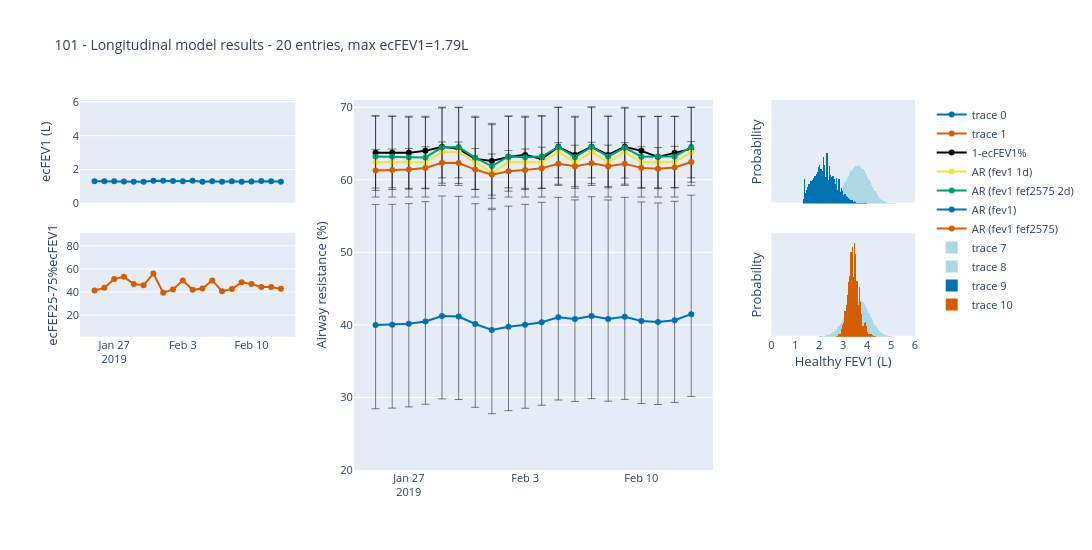

Source (notebook cell):
### Markdown cell above
### Viz to compare all models

### Code cell
def plot_for_ID(df_for_ID):
    df_for_ID.reset_index(drop=True, inplace=True)
    if df_for_ID.shape[0] < 20:
        return
    id, age, sex, height, max_ecfev1 = df_for_ID.iloc[0][
        ["ID", "Age", "Sex", "Height", "max ecFEV1"]
    ]
    (
        _,
        _,
        HFEV1,
        _,
        _,
        AR,
        _,
        _,
    ) = mb.fev1_fef2575_long_model_noise_shared_healthy_vars_and_temporal_ar(
        height,
        age,
        sex,
        ar_change_cpt_suffix="_shape_factor_single_laplace_1.6",
        ecfev1_noise_model_suffix="_std_add_mult_ecfev1",
        fef2575_cpt_suffix="",
        light=False,
    )

    def calc_ar_errors(df, ar_col="AR"):
        # mask = df["AR (fev1 fef2575)"].notna()
        df[f"{ar_col}_median"] = df[ar_col].apply(
            lambda x: AR.get_val_at_quantile(x, 0.5)
        )
        df[f"{ar_col}_err_low"] = df[ar_col].apply(
            lambda x: AR.get_val_at_quantile(x, 0.16) - AR.get_val_at_quantile(x, 0.5)
        )
        df[f"{ar_col}_err_high"] = df[ar_col].apply(
            lambda x: AR.get_val_at_quantile(x, 0.5) - AR.get_val_at_quantile(x, 0.84)
        )
        return df

    df_for_ID = calc_ar_errors(df_for_ID, ar_col="AR (fev1 fef2575)")
    df_for_ID = calc_ar_errors(df_for_ID, ar_col="AR (fev1)")
    df_for_ID = calc_ar_errors(df_for_ID, ar_col="AR (fev1 1d)")
    df_for_ID = calc_ar_errors(df_for_ID, ar_col="AR (fev1 fef2575 2d)")

    scatter = {"type": "scatter", "rowspan": 1, "colspan": 1}
    hist = {"type": "histogram", "rowspan": 1, "colspan": 1}
    ar_post = {"type": "bar", "rowspan": 3, "colspan": 1}

    viz_layout = [
        [scatter, ar_post, hist],
        [scatter, None, hist],
        [None, None, None],
    ]

    fig = make_subplots(
        rows=np.shape(viz_layout)[0],
        cols=np.shape(viz_layout)[1],
        specs=viz_layout,
        vertical_spacing=0.08,
        horizontal_spacing=0.07,
        shared_xaxes=True,
        column_widths=[0.3, 0.5, 0.2],
    )

    col = "(fev1 fef2575)"

    # Add ecFEV1
    fig.add_trace(
        go.Scatter(
            y=df_for_ID["ecFEV1"],
            x=df_for_ID["Date Recorded"],
            mode="lines+markers",
        ),
        row=1,
        col=1,
    )
    fig.update_yaxes(
        title="ecFEV1 (L)",
        row=1,
        col=1,
        range=[0, np.nanmax(df.ecFEV1) * 1.02],
        # range=[np.nanmin(df.ecFEV1) * 0.98, np.nanmax(df.ecFEV1) * 1.02],
        title_standoff=19,
    )

    # Add ecFEF2575%ecFEV1
    fig.add_trace(
        go.Scatter(
            y=df_for_ID["ecFEF2575%ecFEV1"],
            x=df_for_ID["Date Recorded"],
            mode="lines+markers",
        ),
        row=2,
        col=1,
    )
    fef2575_min = np.nanmin(df_for_ID["ecFEF2575%ecFEV1"]) * 0.98
    fef2575_max = np.nanmax(df_for_ID["ecFEF2575%ecFEV1"]) * 0.98
    fef2575_mid = fef2575_max - (fef2575_max - fef2575_min) / 2
    fef2575_up = fef2575_mid + 45
    fef2575_low = fef2575_mid - 45
    fef2575_min = int(np.floor(min(fef2575_min, fef2575_low)))
    fef2575_max = int(np.floor(max(fef2575_max, fef2575_up)))
    # print(f"fef2575=[{fef2575_min}, {fef2575_max}], conservative_fef2575=[{fef2575_low}, {fef2575_up}]")
    fig.update_yaxes(
        title="ecFEF25-75%ecFEV1",
        # title="ecFEF2575<br>% ecFEV1",
        row=2,
        col=1,
        range=[
            fef2575_min,
            # 30,
            fef2575_max,
            # 120,
        ],
        title_standoff=5,
    )
    # print(f"range={fef2575_min}, {fef2575_max}")
    fig.data[-2].marker.color = "#0072b2"
    fig.data[-1].marker.color = "#d55e00"

    # ADD AIRWAY RESISTANCE
    def add_ar_trace(fig, df_for_ID, ar_col, row, col):
        fig.add_trace(
            go.Scatter(
                x=df_for_ID["Date Recorded"],
                y=df_for_ID[f"AR {ar_col}_median"],
                mode="markers+lines",
                error_y=dict(
                    type="data",
                    symmetric=False,
                    array=df_for_ID[f"AR {ar_col}_err_high"],
                    arrayminus=df_for_ID[f"AR {ar_col}_err_low"],
                    thickness=0.5,
                    width=4,
                    color="black",
                ),
                name=f"AR {ar_col}",
                marker=dict(color="#0072b2" if ar_col == "(fev1)" else "#d55e00"),
                # marker=dict(size=8, color="steelblue", line=dict(width=0.5, color="black")),
            ),
            row=row,
            col=col,
        )

    # ADD AIRWAY RESISTANCE against 2 days model, against ecFEV1%
    fig.add_trace(
        go.Scatter(
            x=df_for_ID["Date Recorded"],
            y=(100 - df_for_ID["ecFEV1 % Predicted"]).apply(lambda x: max(x, 0)),
            mode="markers+lines",
            name="1-ecFEV1%",
        ),
        row=1,
        col=2,
    )
    add_ar_trace(fig, df_for_ID, "(fev1 1d)", 1, 2)
    add_ar_trace(fig, df_for_ID, "(fev1 fef2575 2d)", 1, 2)
    add_ar_trace(fig, df_for_ID, "(fev1)", 1, 2)
    add_ar_trace(fig, df_for_ID, "(fev1 fef2575)", 1, 2)
    fig.data[-5].marker.color = "black"
    fig.data[-4].marker.color = "#f0e442"
    fig.data[-3].marker.color = "#009e73"
    fig.data[-2].marker.color = "#0072b2"
    fig.data[-1].marker.color = "#d55e00"
    range_min = np.min(
        list(
            chain.from_iterable(
                [
                    (100 - df_for_ID["ecFEV1 % Predicted"]).apply(lambda x: max(x, 0)),
                    df_for_ID["AR (fev1)_median"] + df_for_ID[f"AR (fev1)_err_low"],
                    df_for_ID["AR (fev1 1d)_median"]
                    + df_for_ID[f"AR (fev1 1d)_err_low"],
                    df_for_ID["AR (fev1 fef2575)_median"]
                    + df_for_ID[f"AR (fev1 fef2575)_err_low"],
                    df_for_ID["AR (fev1 fef2575 2d)_median"]
                    + df_for_ID[f"AR (fev1 fef2575 2d)_err_low"],
                ]
            )
        )
    )
    range_max = np.max(
        list(
            chain.from_iterable(
                [
                    (100 - df_for_ID["ecFEV1 % Predicted"]).apply(lambda x: max(x, 0)),
                    df_for_ID["AR (fev1)_median"] - df_for_ID[f"AR (fev1)_err_high"],
                    df_for_ID["AR (fev1 1d)_median"]
                    - df_for_ID[f"AR (fev1 1d)_err_high"],
                    df_for_ID["AR (fev1 fef2575)_median"]
                    - df_for_ID[f"AR (fev1 fef2575)_err_high"],
                    df_for_ID["AR (fev1 fef2575 2d)_median"]
                    - df_for_ID[f"AR (fev1 fef2575 2d)_err_high"],
                ]
            )
        )
    )
    range_mid = range_max - np.round((range_max - range_min) / 2)
    range_up = range_mid + 25
    range_low = range_mid - 25
    # print(f"range=[{range_min}, {range_max}], conservative_range=[{range_low}, {range_up}]")
    range_min = int(np.floor(min(range_min, range_low)))
    range_max = int(np.ceil(max(range_max, range_up)))
    # print(range_min, range_max)
    fig.update_yaxes(
        row=1,
        col=2,
        range=[range_min, range_max],
        title_text=AR.name,
        tickmode="array",
        tickvals=np.linspace(AR.a, AR.b, 10),
        title_standoff=10,
    )

    # ADD HFEV1
    ih.plot_histogram(
        fig, HFEV1, HFEV1.cpt, 0, HFEV1.b, 1, 3, annot=False, colour="lightblue"
    )
    ih.plot_histogram(
        fig, HFEV1, HFEV1.cpt, 0, HFEV1.b, 2, 3, annot=False, colour="lightblue"
    )

    ar_cols = ["(fev1)", "(fev1 fef2575)"]
    ih.plot_histogram(
        fig,
        HFEV1,
        df_for_ID[f"HFEV1 {ar_cols[0]}"][0],
        0,
        HFEV1.b,
        1,
        3,
        annot=False,
        opacity=1,
    )
    ih.plot_histogram(
        fig,
        HFEV1,
        df_for_ID[f"HFEV1 {ar_cols[1]}"][0],
        0,
        HFEV1.b,
        2,
        3,
        annot=False,
        opacity=1,
    )

    # Change last  traces colours
    fig.data[-2].marker.color = "#0072b2"
    fig.data[-1].marker.color = "#d55e00"

    p_max = max(
        df_for_ID[f"HFEV1 {ar_cols[0]}"][0].max(),
        df_for_ID[f"HFEV1 {ar_cols[1]}"][0].max(),
    )
    fig.update_yaxes(
        title_text="Probability",
        range=[0, p_max * 1.1],
        title_standoff=5,
        row=1,
        col=3,
        showticklabels=False,
        showgrid=False,
    )
    fig.update_yaxes(
        title_text="Probability",
        range=[0, p_max * 1.1],
        row=2,
        col=3,
        title_standoff=5,
        showticklabels=False,
        showgrid=False,
    )
    fig.update_xaxes(
        row=2,
        col=3,
        tickmode="array",
        tickvals=np.arange(7),
        ticktext=[str(i) for i in range(7)],
        title_text=HFEV1.name,
        title_standoff=5,
    )

    fig.update_xaxes(
        # showticklabels=False,
        showgrid=False,
    )
    # fig.update_yaxes(
    #     # showticklabels=False,
    #     showgrid=False,
    # )

    title = f"{id} - Longitudinal model results - {len(df_for_ID)} entries, max ecFEV1={max_ecfev1}L"
    fig.update_layout(
        font=dict(size=11),
        height=550,
        width=1200,
        title=title,
        title_font_size=14,
        showlegend=True,
        barmode="overlay",
    )

    fig.show()
    # fig.write_image(
    #     f"{dh.get_path_to_main()}/PlotsBreathe/Long model short term/{title}.pdf"
    # )


plot_for_ID(df_agg[df_agg.ID == "101"][0:20])

### Figure 1 — Plotly figure (JSON) as saved in the notebook; plotly's stock layout.template omitted (floating-point values rounded to 4 significant figures)
{"data": [{"marker": {"color": "#0072b2"}, "mode": "lines+markers", "type": "scatter", "x": ["2019-01-25", "2019-01-26", "2019-01-27", "2019-01-28", "2019-01-29", "2019-01-30", "2019-01-31", "2019-02-01", "2019-02-02", "2019-02-03", "2019-02-04", "2019-02-05", "2019-02-06", "2019-02-07", "2019-02-08", "2019-02-09", "2019-02-10", "2019-02-11", "2019-02-12", "2019-02-13"], "xaxis": "x", "y": [1.31, 1.31, 1.31, 1.3, 1.28, 1.29, 1.34, 1.35, 1.33, 1.32, 1.34, 1.28, 1.32, 1.28, 1.32, 1.28, 1.3, 1.33, 1.31, 1.29], "yaxis": "y"}, {"marker": {"color": "#d55e00"}, "mode": "lines+markers", "type": "scatter", "x": ["2019-01-25", "2019-01-26", "2019-01-27", "2019-01-28", "2019-01-29", "2019-01-30", "2019-01-31", "2019-02-01", "2019-02-02", "2019-02-03", "2019-02-04", "2019-02-05", "2019-02-06", "2019-02-07", "2019-02-08", "2019-02-09", "2019-02-10", "2019-02-11", "2019-02-12", "2019-02-13"], "xaxis": "x4", "y": [41.22, 43.51, 51.15, 53.08, 46.87, 45.74, 55.97, 39.26, 42.11, 50, 41.79, 42.97, 50, 40.62, 42.42, 48.44, 46.92, 44.36, 44.27, 42.64], "yaxis": "y4"}, {"marker": {"color": "black"}, "mode": "markers+lines", "name": "1-ecFEV1%", "type": "scatter", "x": ["2019-01-25", "2019-01-26", "2019-01-27", "2019-01-28", "2019-01-29", "2019-01-30", "2019-01-31", "2019-02-01", "2019-02-02", "2019-02-03", "2019-02-04", "2019-02-05", "2019-02-06", "2019-02-07", "2019-02-08", "2019-02-09", "2019-02-10", "2019-02-11", "2019-02-12", "2019-02-13"], "xaxis": "x2", "y": [63.71, 63.71, 63.71, 63.99, 64.54, 64.27, 62.88, 62.6, 63.16, 63.44, 62.88, 64.54, 63.44, 64.54, 63.44, 64.54, 63.99, 63.16, 63.71, 64.27], "yaxis": "y2"}, {"error_y": {"array": [-4.785, -4.785, -4.785, -4.785, -4.598, -4.598, -4.785, -4.897, -4.785, -4.785, -4.785, -4.598, -4.785, -4.598, -4.785, -4.598, -4.785, -4.785, -4.785, -4.598], "arrayminus": [-6.358, -6.358, -6.358, -6.358, -6.171, -6.171, -6.358, -6.619, -6.358, -6.358, -6.358, -6.171, -6.358, -6.171, -6.358, -6.171, -6.358, -6.358, -6.358, -6.171], "color": "black", "symmetric": false, "thickness": 0.5, "type": "data", "width": 4}, "marker": {"color": "#f0e442"}, "mode": "markers+lines", "name": "AR (fev1 1d)", "type": "scatter", "x": ["2019-01-25", "2019-01-26", "2019-01-27", "2019-01-28", "2019-01-29", "2019-01-30", "2019-01-31", "2019-02-01", "2019-02-02", "2019-02-03", "2019-02-04", "2019-02-05", "2019-02-06", "2019-02-07", "2019-02-08", "2019-02-09", "2019-02-10", "2019-02-11", "2019-02-12", "2019-02-13"], "xaxis": "x2", "y": [62.41, 62.41, 62.41, 62.41, 63.83, 63.83, 62.41, 60.98, 62.41, 62.41, 62.41, 63.83, 62.41, 63.83, 62.41, 63.83, 62.41, 62.41, 62.41, 63.83], "yaxis": "y2"}, {"error_y": {"array": [-4.343, -4.318, -4.298, -4.311, -4.215, -4.228, -4.332, -4.44, -4.318, -4.298, -4.343, -4.247, -4.298, -4.272, -4.318, -4.206, -4.293, -4.302, -4.302, -4.247], "arrayminus": [-5.634, -5.566, -5.497, -5.527, -5.423, -5.436, -5.573, -5.886, -5.566, -5.497, -5.634, -5.465, -5.497, -5.509, -5.566, -5.422, -5.492, -5.519, -5.519, -5.465], "color": "black", "symmetric": false, "thickness": 0.5, "type": "data", "width": 4}, "marker": {"color": "#009e73"}, "mode": "markers+lines", "name": "AR (fev1 fef2575 2d)", "type": "scatter", "x": ["2019-01-25", "2019-01-26", "2019-01-27", "2019-01-28", "2019-01-29", "2019-01-30", "2019-01-31", "2019-02-01", "2019-02-02", "2019-02-03", "2019-02-04", "2019-02-05", "2019-02-06", "2019-02-07", "2019-02-08", "2019-02-09", "2019-02-10", "2019-02-11", "2019-02-12", "2019-02-13"], "xaxis": "x2", "y": [63.21, 63.21, 63.12, 63.08, 64.48, 64.51, 63.02, 61.9, 63.21, 63.12, 63.21, 64.53, 63.12, 64.55, 63.21, 64.45, 63.19, 63.2, 63.2, 64.53], "yaxis": "y2"}, {"error_y": {"array": [-11.54, -11.51, -11.47, -11.41, -11.42, -11.44, -11.49, -11.53, -11.56, -11.51, -11.44, -11.41, -11.35, -11.37, -11.34, -11.39, -11.37, -11.38, -11.34, -11.34], "arrayminus": [-16.61, -16.58, -16.55, -16.51, -16.55, -16.57, -16.57, -16.59, -16.63, -16.59, -16.53, -16.51, -16.43, -16.44, -16.4, -16.45, -16.41, -16.4, -16.39, -16.4], "color": "black", "symmetric": false, "thickness": 0.5, "type": "data", "width": 4}, "marker": {"color": "#0072b2"}, "mode": "markers+lines", "name": "AR (fev1)", "type": "scatter", "x": ["2019-01-25", "2019-01-26", "2019-01-27", "2019-01-28", "2019-01-29", "2019-01-30", "2019-01-31", "2019-02-01", "2019-02-02", "2019-02-03", "2019-02-04", "2019-02-05", "2019-02-06", "2019-02-07", "2019-02-08", "2019-02-09", "2019-02-10", "2019-02-11", "2019-02-12", "2019-02-13"], "xaxis": "x2", "y": [39.98, 40.04, 40.17, 40.48, 41.23, 41.15, 40.13, 39.29, 39.74, 40.02, 40.37, 41.06, 40.8, 41.22, 40.82, 41.12, 40.53, 40.41, 40.65, 41.48], "yaxis": "y2"}, {"error_y": {"array": [-2.739, -2.706, -2.724, -2.784, -2.808, -2.817, -2.744, -2.83, -2.733, -2.706, -2.783, -2.821, -2.801, -2.809, -2.802, -2.814, -2.779, -2.752, -2.792, -2.792], "arrayminus": [-2.914, -2.889, -2.893, -2.91, -2.873, -2.895, -2.904, -2.837, -2.866, -2.89, -2.913, -2.914, -2.914, -2.891, -2.916, -2.9, -2.906, -2.898, -2.91, -2.828], "color": "black", "symmetric": false, "thickness": 0.5, "type": "data", "width": 4}, "marker": {"color": "#d55e00"}, "mode": "markers+lines", "name": "AR (fev1 fef2575)", "type": "scatter", "x": ["2019-01-25", "2019-01-26", "2019-01-27", "2019-01-28", "2019-01-29", "2019-01-30", "2019-01-31", "2019-02-01", "2019-02-02", "2019-02-03", "2019-02-04", "2019-02-05", "2019-02-06", "2019-02-07", "2019-02-08", "2019-02-09", "2019-02-10", "2019-02-11", "2019-02-12", "2019-02-13"], "xaxis": "x2", "y": [61.28, 61.35, 61.43, 61.64, 62.35, 62.31, 61.41, 60.72, 61.17, 61.36, 61.58, 62.21, 61.85, 62.28, 61.86, 62.22, 61.64, 61.54, 61.71, 62.45], "yaxis": "y2"}, {"histfunc": "sum", "marker": {"color": "lightblue"}, "opacity": 1, "type": "histogram", "x": [1, 1.05, 1.1, 1.15, 1.2, 1.25, 1.3, 1.35, 1.4, 1.45, 1.5, 1.55, 1.6, 1.65, 1.7, 1.75, 1.8, 1.85, 1.9, 1.95, 2.0, 2.05, 2.1, 2.15, 2.2, 2.25, 2.3, 2.35, 2.4, 2.45, 2.5, 2.55, 2.6, 2.65, 2.7, 2.75, 2.8, 2.85, 2.9, 2.95, 3.0, 3.05, 3.1, 3.15, 3.2, 3.25, 3.3, 3.35, 3.4, 3.45, 3.5, 3.55, 3.6, 3.65, 3.7, 3.75, 3.8, 3.85, 3.9, 3.95, 4.0, 4.05, 4.1, 4.15, 4.2, 4.25, 4.3, 4.35, 4.4, 4.45, 4.5, 4.55, 4.6, 4.65, 4.7, 4.75, 4.8, 4.85, 4.9, 4.95, 5.0, 5.05, 5.1, 5.15, 5.2, 5.25, 5.3, 5.35, 5.4, 5.45, 5.5, 5.55, 5.6, 5.65, 5.7, 5.75, 5.8, 5.85, 5.9, 5.95], "xaxis": "x3", "xbins": {"end": 6, "size": 0.05, "start": 0}, "y": [4.286e-07, 6.219e-07, 9.002e-07, 1.3e-06, 1.871e-06, 2.684e-06, 3.837e-06, 5.465e-06, 7.753e-06, 1.095e-05, 1.539e-05, 2.154e-05, 2.999e-05, 4.154e-05, 5.723e-05, 7.84e-05, 0.0001068, 0.0001446, 0.0001945, 0.0002601, 0.0003455, 0.0004559, 0.0005975, 0.0007775, 0.001005, 0.001288, 0.00164, 0.002072, 0.002598, 0.003231, 0.003987, 0.004879, 0.005921, 0.007125, 0.008501, 0.01005, 0.01179, 0.0137, 0.01577, 0.01799, 0.02034, 0.02277, 0.02526, 0.02774, 0.03018, 0.0325, 0.03466, 0.03659, 0.03823, 0.03954, 0.04047, 0.04099, 0.04108, 0.04073, 0.03995, 0.03875, 0.03719, 0.03529, 0.03312, 0.03073, 0.02819, 0.02557, 0.02292, 0.02031, 0.01779, 0.0154, 0.01317, 0.01113, 0.009291, 0.007663, 0.006243, 0.005025, 0.003994, 0.003135, 0.00243, 0.00186, 0.001406, 0.001049, 0.0007723, 0.0005615, 0.0004029, 0.0002853, 0.0001994, 0.0001375, 9.36e-05, 6.284e-05, 4.163e-05, 2.72e-05, 1.754e-05, 1.115e-05, 6.992e-06, 4.324e-06, 2.637e-06, 1.586e-06, 9.405e-07, 5.499e-07, 3.169e-07, 1.801e-07, 1.009e-07, 5.568e-08], "yaxis": "y3"}, {"histfunc": "sum", "marker": {"color": "lightblue"}, "opacity": 1, "type": "histogram", "x": [1, 1.05, 1.1, 1.15, 1.2, 1.25, 1.3, 1.35, 1.4, 1.45, 1.5, 1.55, 1.6, 1.65, 1.7, 1.75, 1.8, 1.85, 1.9, 1.95, 2.0, 2.05, 2.1, 2.15, 2.2, 2.25, 2.3, 2.35, 2.4, 2.45, 2.5, 2.55, 2.6, 2.65, 2.7, 2.75, 2.8, 2.85, 2.9, 2.95, 3.0, 3.05, 3.1, 3.15, 3.2, 3.25, 3.3, 3.35, 3.4, 3.45, 3.5, 3.55, 3.6, 3.65, 3.7, 3.75, 3.8, 3.85, 3.9, 3.95, 4.0, 4.05, 4.1, 4.15, 4.2, 4.25, 4.3, 4.35, 4.4, 4.45, 4.5, 4.55, 4.6, 4.65, 4.7, 4.75, 4.8, 4.85, 4.9, 4.95, 5.0, 5.05, 5.1, 5.15, 5.2, 5.25, 5.3, 5.35, 5.4, 5.45, 5.5, 5.55, 5.6, 5.65, 5.7, 5.75, 5.8, 5.85, 5.9, 5.95], "xaxis": "x5", "xbins": {"end": 6, "size": 0.05, "start": 0}, "y": [4.286e-07, 6.219e-07, 9.002e-07, 1.3e-06, 1.871e-06, 2.684e-06, 3.837e-06, 5.465e-06, 7.753e-06, 1.095e-05, 1.539e-05, 2.154e-05, 2.999e-05, 4.154e-05, 5.723e-05, 7.84e-05, 0.0001068, 0.0001446, 0.0001945, 0.0002601, 0.0003455, 0.0004559, 0.0005975, 0.0007775, 0.001005, 0.001288, 0.00164, 0.002072, 0.002598, 0.003231, 0.003987, 0.004879, 0.005921, 0.007125, 0.008501, 0.01005, 0.01179, 0.0137, 0.01577, 0.01799, 0.02034, 0.02277, 0.02526, 0.02774, 0.03018, 0.0325, 0.03466, 0.03659, 0.03823, 0.03954, 0.04047, 0.04099, 0.04108, 0.04073, 0.03995, 0.03875, 0.03719, 0.03529, 0.03312, 0.03073, 0.02819, 0.02557, 0.02292, 0.02031, 0.01779, 0.0154, 0.01317, 0.01113, 0.009291, 0.007663, 0.006243, 0.005025, 0.003994, 0.003135, 0.00243, 0.00186, 0.001406, 0.001049, 0.0007723, 0.0005615, 0.0004029, 0.0002853, 0.0001994, 0.0001375, 9.36e-05, 6.284e-05, 4.163e-05, 2.72e-05, 1.754e-05, 1.115e-05, 6.992e-06, 4.324e-06, 2.637e-06, 1.586e-06, 9.405e-07, 5.499e-07, 3.169e-07, 1.801e-07, 1.009e-07, 5.568e-08], "yaxis": "y5"}, {"histfunc": "sum", "marker": {"color": "#0072b2"}, "opacity": 1, "type": "histogram", "x": [1, 1.05, 1.1, 1.15, 1.2, 1.25, 1.3, 1.35, 1.4, 1.45, 1.5, 1.55, 1.6, 1.65, 1.7, 1.75, 1.8, 1.85, 1.9, 1.95, 2.0, 2.05, 2.1, 2.15, 2.2, 2.25, 2.3, 2.35, 2.4, 2.45, 2.5, 2.55, 2.6, 2.65, 2.7, 2.75, 2.8, 2.85, 2.9, 2.95, 3.0, 3.05, 3.1, 3.15, 3.2, 3.25, 3.3, 3.35, 3.4, 3.45, 3.5, 3.55, 3.6, 3.65, 3.7, 3.75, 3.8, 3.85, 3.9, 3.95, 4.0, 4.05, 4.1, 4.15, 4.2, 4.25, 4.3, 4.35, 4.4, 4.45, 4.5, 4.55, 4.6, 4.65, 4.7, 4.75, 4.8, 4.85, 4.9, 4.95, 5.0, 5.05, 5.1, 5.15, 5.2, 5.25, 5.3, 5.35, 5.4, 5.45, 5.5, 5.55, 5.6, 5.65, 5.7, 5.75, 5.8, 5.85, 5.9, 5.95], "xaxis": "x3", "xbins": {"end": 6, "size": 0.05, "start": 0}, "y": [0, 2.828e-225, 5.369e-141, 2.115e-78, 3.29e-36, 2.509e-12, 0.004491, 0.02599, 0.0117, 0.01489, 0.01814, 0.0213, 0.02419, 0.02455, 0.02581, 0.02763, 0.02961, 0.03171, 0.03421, 0.03919, 0.04162, 0.037, 0.03547, 0.04966, 0.04108, 0.02898, 0.05445, 0.02574, 0.04085, 0.03069, 0.02907, 0.02922, 0.02602, 0.02159, 0.02759, 0.01444, 0.02619, 0.0122, 0.0164, 0.01369, 0.009553, 0.01074, 0.008248, 0.006874, 0.00598, 0.004495, 0.004367, 0.003424, 0.001868, 0.002422, 0.001854, 0.001158, 0.0006326, 0.0009647, 0.0006532, 0.000409, 0.000185, 0.0002132, 0.0002129, 0.0001497, 6.419e-05, 3.31e-05, 3.485e-05, 3.768e-05, 2.593e-05, 1.085e-05, 4.975e-06, 3.345e-06, 2.74e-06, 3.878e-06, 1.992e-06, 6.938e-07, 3.667e-07, 1.83e-07, 9.434e-08, 1.269e-07, 1.704e-07, 4.998e-08, 1.71e-08, 9.077e-09, 3.593e-09, 1.337e-09, 1.194e-09, 2.095e-09, 1.617e-09, 4.215e-10, 1.342e-10, 5.591e-11, 1.677e-11, 5.72e-12, 3.069e-12, 3.135e-12, 4.222e-12, 3.229e-12, 9.918e-13, 2.7e-13, 8.313e-14, 1.715e-14, 4.071e-15, 1.582e-15], "yaxis": "y3"}, {"histfunc": "sum", "marker": {"color": "#d55e00"}, "opacity": 1, "type": "histogram", "x": [1, 1.05, 1.1, 1.15, 1.2, 1.25, 1.3, 1.35, 1.4, 1.45, 1.5, 1.55, 1.6, 1.65, 1.7, 1.75, 1.8, 1.85, 1.9, 1.95, 2.0, 2.05, 2.1, 2.15, 2.2, 2.25, 2.3, 2.35, 2.4, 2.45, 2.5, 2.55, 2.6, 2.65, 2.7, 2.75, 2.8, 2.85, 2.9, 2.95, 3.0, 3.05, 3.1, 3.15, 3.2, 3.25, 3.3, 3.35, 3.4, 3.45, 3.5, 3.55, 3.6, 3.65, 3.7, 3.75, 3.8, 3.85, 3.9, 3.95, 4.0, 4.05, 4.1, 4.15, 4.2, 4.25, 4.3, 4.35, 4.4, 4.45, 4.5, 4.55, 4.6, 4.65, 4.7, 4.75, 4.8, 4.85, 4.9, 4.95, 5.0, 5.05, 5.1, 5.15, 5.2, 5.25, 5.3, 5.35, 5.4, 5.45, 5.5, 5.55, 5.6, 5.65, 5.7, 5.75, 5.8, 5.85, 5.9, 5.95], "xaxis": "x5", "xbins": {"end": 6, "size": 0.05, "start": 0}, "y": [0, 4.548e-270, 6.347e-186, 2.01e-123, 3.531e-81, 1.256e-56, 1.232e-44, 9.657e-39, 9.669e-35, 1.56e-31, 8.883e-29, 2.944e-26, 7.369e-24, 1.078e-21, 9.848e-20, 5.978e-18, 2.382e-16, 6.301e-15, 1.16e-13, 1.744e-12, 1.909e-11, 1.262e-10, 6.608e-10, 4.746e-09, 1.993e-08, 5.231e-08, 3.677e-07, 6.106e-07, 2.728e-06, 6.849e-06, 1.773e-05, 5.705e-05, 0.000128, 0.0002765, 0.0007336, 0.0008325, 0.003126, 0.003134, 0.008444, 0.01237, 0.01496, 0.02748, 0.03398, 0.04535, 0.05948, 0.06557, 0.09138, 0.09617, 0.06429, 0.1014, 0.08951, 0.06052, 0.03426, 0.05349, 0.03726, 0.02438, 0.01172, 0.01455, 0.01561, 0.01154, 0.005066, 0.002647, 0.002789, 0.003004, 0.002069, 0.0008694, 0.0003998, 0.0002695, 0.000221, 0.000313, 0.0001609, 5.604e-05, 2.962e-05, 1.478e-05, 7.62e-06, 1.025e-05, 1.376e-05, 4.037e-06, 1.381e-06, 7.332e-07, 2.902e-07, 1.08e-07, 9.642e-08, 1.693e-07, 1.306e-07, 3.404e-08, 1.084e-08, 4.516e-09, 1.355e-09, 4.62e-10, 2.479e-10, 2.533e-10, 3.411e-10, 2.608e-10, 8.011e-11, 2.181e-11, 6.715e-12, 1.385e-12, 3.288e-13, 1.278e-13], "yaxis": "y5"}], "layout": {"barmode": "overlay", "font": {"size": 11}, "height": 550, "showlegend": true, "title": {"font": {"size": 14}, "text": "101 - Longitudinal model results - 20 entries, max ecFEV1=1.79L"}, "width": 1200, "xaxis": {"anchor": "y", "domain": [0, 0.258], "matches": "x4", "showgrid": false, "showticklabels": false}, "xaxis2": {"anchor": "y2", "domain": [0.328, 0.758], "showgrid": false}, "xaxis3": {"anchor": "y3", "domain": [0.828, 1], "matches": "x5", "nticks": 20, "range": [0, 6], "showgrid": false, "showticklabels": false, "title": {}}, "xaxis4": {"anchor": "y4", "domain": [0, 0.258], "showgrid": false}, "xaxis5": {"anchor": "y5", "domain": [0.828, 1], "nticks": 20, "range": [0, 6], "showgrid": false, "tickmode": "array", "ticktext": ["0", "1", "2", "3", "4", "5", "6"], "tickvals": [0, 1, 2, 3, 4, 5, 6], "title": {"standoff": 5, "text": "Healthy FEV1 (L)"}}, "yaxis": {"anchor": "x", "domain": [0.72, 1], "range": [0, 6.1], "title": {"standoff": 19, "text": "ecFEV1 (L)"}}, "yaxis2": {"anchor": "x2", "domain": [0, 1], "range": [20, 71], "tickmode": "array", "tickvals": [0, 10, 20, 30, 40, 50, 60, 70, 80, 90], "title": {"standoff": 10, "text": "Airway resistance (%)"}}, "yaxis3": {"anchor": "x3", "domain": [0.72, 1], "range": [0, 0.1116], "showgrid": false, "showticklabels": false, "title": {"standoff": 5, "text": "Probability"}}, "yaxis4": {"anchor": "x4", "domain": [0.36, 0.64], "range": [1, 91], "title": {"standoff": 5, "text": "ecFEF25-75%ecFEV1"}}, "yaxis5": {"anchor": "x5", "domain": [0.36, 0.64], "range": [0, 0.1116], "showgrid": false, "showticklabels": false, "title": {"standoff": 5, "text": "Probability"}}}}
